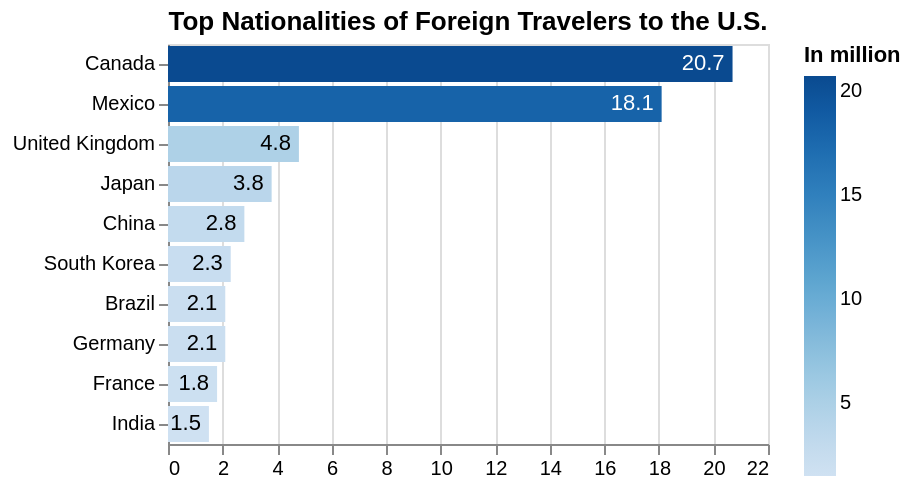

Source (Vega-Lite JSON):
### Vega-Lite specification from a JSON file in a GitHub repository (floating-point values rounded to 4 significant figures)
{"$schema": "https://vega.github.io/schema/vega-lite/v5.json", "title": {"text": "Top Nationalities of Foreign Travelers to the U.S."}, "width": "container", "data": {"values": [{"name": "Canada", "count": 20.7}, {"name": "Mexico", "count": 18.1}, {"name": "United Kingdom", "count": 4.8}, {"name": "Japan", "count": 3.8}, {"name": "China ", "count": 2.8}, {"name": "South Korea", "count": 2.3}, {"name": "Brazil", "count": 2.1}, {"name": "Germany", "count": 2.1}, {"name": "France", "count": 1.8}, {"name": "India", "count": 1.5}]}, "encoding": {"y": {"field": "name", "type": "nominal", "sort": "-x", "title": null}, "x": {"field": "count", "type": "quantitative", "title": null}}, "layer": [{"mark": "bar", "encoding": {"color": {"field": "count", "type": "quantitative", "title": "In million"}}}, {"mark": {"type": "text", "align": "right", "xOffset": -4, "aria": false}, "encoding": {"text": {"field": "count", "type": "quantitative"}, "color": {"condition": {"test": {"field": "count", "gt": 15}, "value": "white"}, "value": "black"}}}]}
